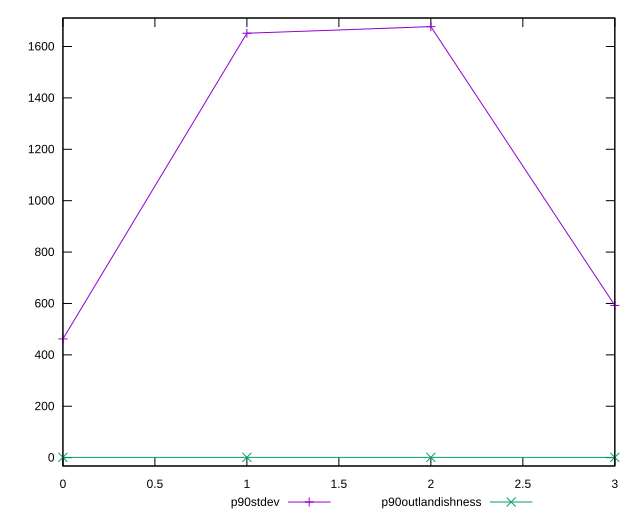

Reproduce this figure in gnuplot.
reset

$p90Stdev <<EOF
0 461.95654329706724
1 1651.6211633361079
2 1677.3338503802718
3 592.23475916165
EOF

$p90Outlandishness <<EOF
0 0.9738865653517632
1 0.9732444843120547
2 0.9734733435947
3 1.0021275037034314
EOF

set key outside below
set xrange [0:3]
set yrange [-32.55396763360714:1710.861062498191]
set trange [-32.55396763360714:1710.861062498191]
set terminal svg size 640, 520 enhanced background rgb 'white'
set output "reports/report_00028_2021-02-24T12-49-42.674Z/uses-text-compression/progression/stddev.svg"

plot $p90Stdev title "p90stdev" with linespoints, \
     $p90Outlandishness title "p90outlandishness" with linespoints

reset
